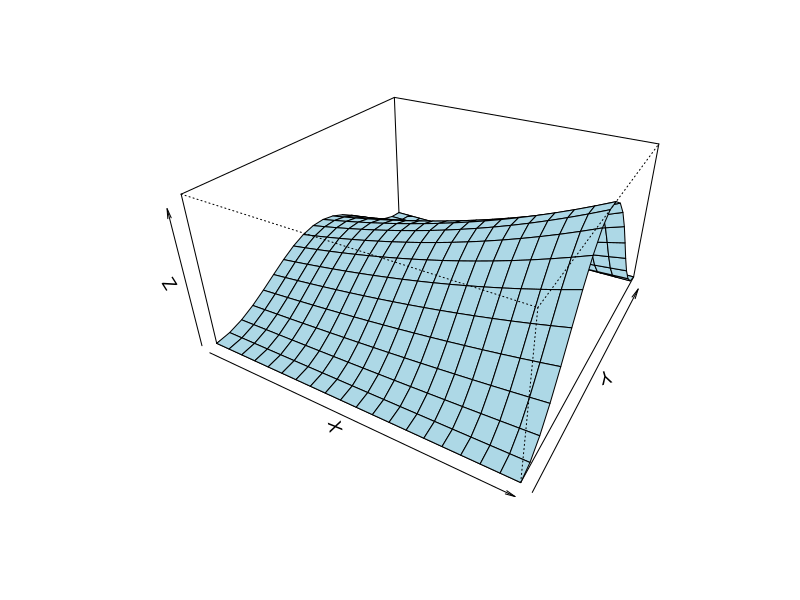

Write R code to recreate this figure.
## ---- chunk 1
library(knitr)
library(dplyr)
library(tidyr)
library(ggplot2)
opts_chunk$set(echo = F,
               message = F,
               warning = F)
## mean of log-normal distribution
lnmean <- function(mu, sigma) {
  exp(mu + sigma ^ 2 / 2)
}
## variance of log-normal distribution
lnvar <- function(mu, sigma) {
  (exp(sigma ^ 2) - 1) * exp(2 * mu + sigma ^ 2)
}
## ---- chunk 2
x <- seq(0, 1, length.out = 20)
y <- seq(0, pi, length.out = 20)
f <- function(x, y) {
  exp(x) * sin(y) ^ 2
}
z <- outer(x, y, f)
persp(x, y, z, theta = 30, phi = 30, expand = 0.5,
      col = "lightblue", xlab = "X", ylab = "Y", zlab = "Z")
## parameters setting
mu.x <- 0.5
sigma.x <- 0.2
mu.y <- 0.3
sigma.y <- 0.1
## parameters transformation
mu.x.ln <- lnmean(mu.x, sigma.x)
d.x.ln <- lnvar(mu.x, sigma.x)
mu.y.ln <- lnmean(mu.y, sigma.y)
d.y.ln <- lnvar(mu.y, sigma.y)
## uncertainty propagation with Taylor series
fx <- f
fy <- function(x, y) {
  2 * exp(x) * sin(y) * cos(y)
}
mu.z <- f(mu.x.ln, mu.y.ln)
d.z <- fx(mu.x.ln, mu.y.ln) ^ 2 * d.x.ln +
  fy(mu.x.ln, mu.y.ln) ^ 2 * d.y.ln
## uncertainty propagation with monte carlo
set.seed(12345)
nsim <- 100000
x.sim <- rlnorm(nsim, mu.x, sigma.x)
y.sim <- rlnorm(nsim, mu.y, sigma.y)
z.sim <- f(x.sim, y.sim)
mu.z.sim <- mean(z.sim)
d.z.sim <- var(z.sim)
## propagate package for check
# propagate::propagate(expression(exp(x) * sin(y) ^ 2),
#                      cbind(x = c(mu.x.ln, sqrt(d.x.ln)),
#                            y = c(mu.y.ln, sqrt(d.y.ln))),
#                      type = "stat",
#                      do.sim = TRUE)
## sensitivity coefficients 
Sx <- function(x, y) {
  x * fx(x, y) / f(x, y)
}
Sy <- function(x, y) {
  y * fy(x, y) / f(x, y)
}
mu.z.ln <- log(f(mu.x.ln, mu.y.ln))
d.z.ln <- Sx(mu.x.ln, mu.y.ln) ^ 2 * sigma.x ^ 2 +
  Sy(mu.x.ln, mu.y.ln) ^ 2 * sigma.y ^ 2
## log-transform with monte carlo
mu.z.ln.sim <- mean(log(z.sim))
d.z.ln.sim <- var(log(z.sim))
